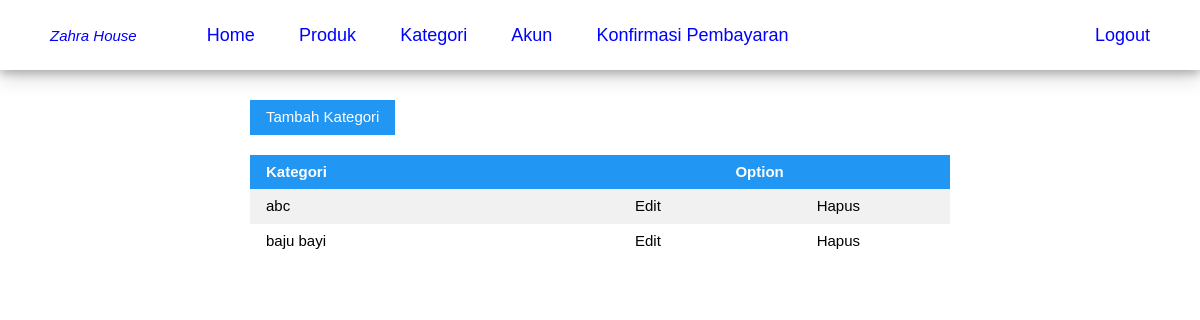
The page /admin/category.php on the database as committed earlier.
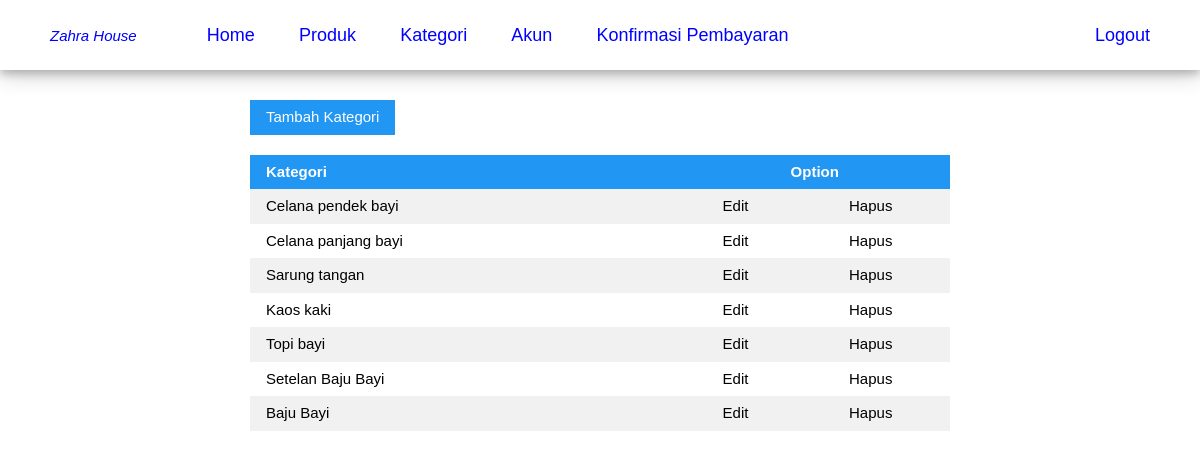
The same page on the database as committed later.
### tables this page shows
CREATE TABLE `category` (
  `idCategory` tinyint(3) UNSIGNED NOT NULL,
  `name` char(20) NOT NULL
);

### admin/category.php (the view, shortened to what this page needs)
<?php
    include "../config/config.php";
?>
<!DOCTYPE html>
<html lang="en">
<head>
    <link rel="stylesheet" type="text/css" href="../style/w3.css">
    <link rel="stylesheet" type="text/css" href="../style/css.css">
</head>
<body>
<?php
    include 'menu.php';
?>
    <div class="isi" style="margin: 0 200px;">
        <button class="w3-btn w3-blue" style="margin-bottom: 20px;" onclick="document.getElementById('categoryAdd').style.display='block'">Tambah Kategori</button>
        <table class="w3-table w3-hoverable w3-striped">
            <tr class="w3-blue">
                <th>Kategori</th>
                <th colspan="2"><center>Option</center></th>
            </tr>
            <?php
                $sql = "SELECT * FROM category";
                $query = $mysqli->query($sql);
                while($row = $query->fetch_assoc()){
                    if($row['idCategory'] != 1){
                    ?>
                    <tr>
                        <td><?php echo $row['name']; ?></td>
                        <td><center><a class="option" onclick="editDashboard(<?php echo $row['idCategory'].",'".$row['name']."'"; ?>)">Edit</a></center></td>
                        <td><center><a onclick="categoryDelete(<?php echo $row['idCategory']; ?>,'<?php echo $row['name']; ?>')" class="option">Hapus</a></center></td>
                    </tr>
                    <?php
                    }
                }
            ?>
        </table>
    </div>
</body>
</html>

Rows that differ between the two databases and show on the page:
changed category: name "abc" → "Celana pendek bayi"
changed category: name "baju bayi" → "Celana panjang bayi"
added category: name "Sarung tangan"
added category: name "Kaos kaki"
added category: name "Topi bayi"
added category: name "Setelan Baju Bayi"
added category: name "Baju Bayi"
